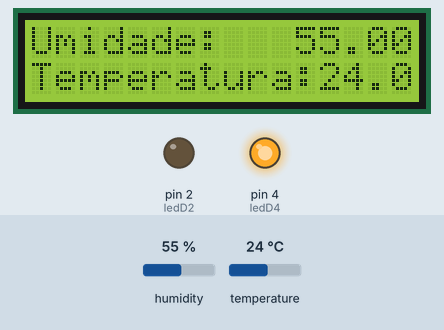
This sketch was run on a simulated Arduino Mega 2560, built with avr-gcc and run on an emulated ATmega2560. Shown: 16×2 character LCD, output pins drawn as LEDs (lit = HIGH). The inputs (shaded band) are chosen by the test bench; at power-on: temperature 24 °C, humidity 55 %.

Above: at 1.2 s.
1.3 s: temperature set to 20 °C
At 2.9 s:
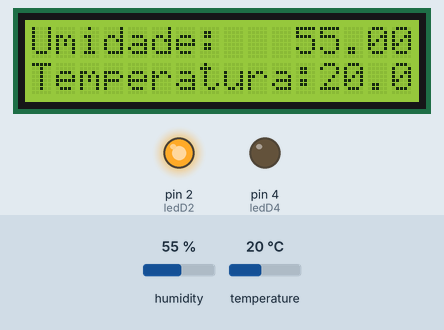
4.0 s: humidity set to 22 %
At 4.6 s:
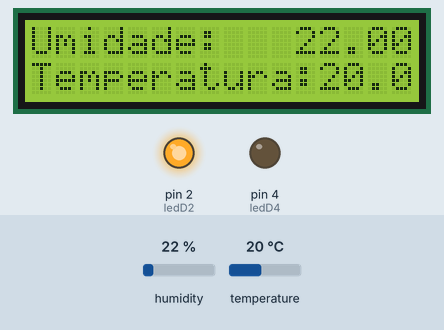
6.7 s: humidity set to 40 %
At 9.3 s:
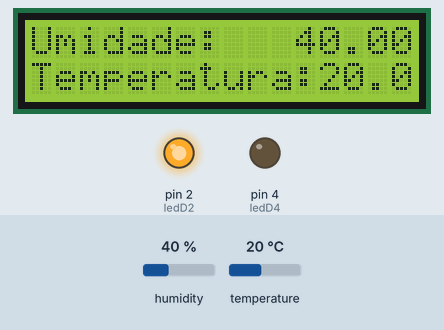
9.7 s: temperature set to 12 °C
At 11.0 s:
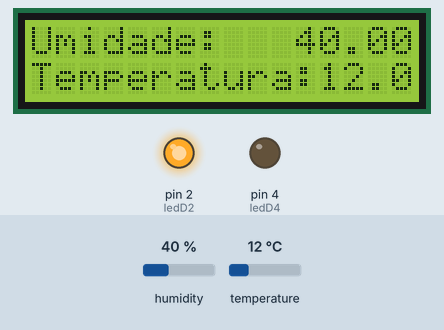
Timing chart, 0 to 12.7 s (numbered marks = the images above; inputs shaded):
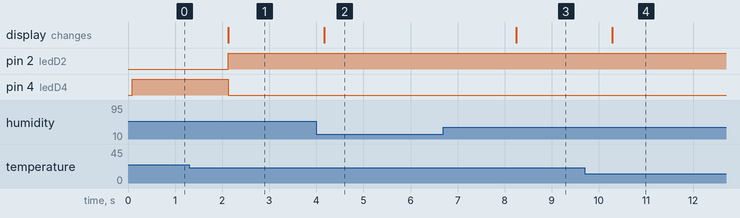

Measured:
- the behaviour switches between 22 and 21 °C on temperature (found by bisection; images 0 and 1)
- after the input at 1.3 s, pin 2 (ledD2): LOW → HIGH after 0.83 s; pin 4 (ledD4): HIGH → LOW after 0.83 s; the display: changes after 0.83 s (image 1)
- after the input at 4.0 s, the display: changes after 0.17 s (image 2)
- after the input at 6.7 s, the display: changes after 1.5 s (image 3)
- after the input at 9.7 s, the display: changes after 0.59 s (image 4)

The sketch:

testeComDht.ino
```cpp
#include <LiquidCrystal.h>
#include <DHT.h>
LiquidCrystal lcd(19,23,18,17,16,15);
const int pinoDHT = 22 ;
const int ledD2 = 2;
const int ledD4 = 4;
#define DHTTYPE DHT11
DHT dht(pinoDHT, DHTTYPE);

void setup() {
  //DHT.read11(pinoDHT);
  pinMode(ledD2, OUTPUT);
  pinMode(ledD4, OUTPUT);

  dht.begin();
  lcd.begin(16,2);
}
void loop() {
  //DHT.read11(pinoDHT);
  lcd.clear();
  lcd.setCursor(0,0);
  lcd.println("Umidade: ");
  lcd.print(dht.readHumidity());
  lcd.setCursor(0,1);
  lcd.print("Temperatura:");
  lcd.print(dht.readTemperature());

  // Verifica a temperatura e acende o LED correspondente
  if (dht.readTemperature() > 21) {
    digitalWrite(ledD2, LOW);
    digitalWrite(ledD4, HIGH);
  } else {
    digitalWrite(ledD2, HIGH);
    digitalWrite(ledD4, LOW);
  }

  delay(1000);
}
```
